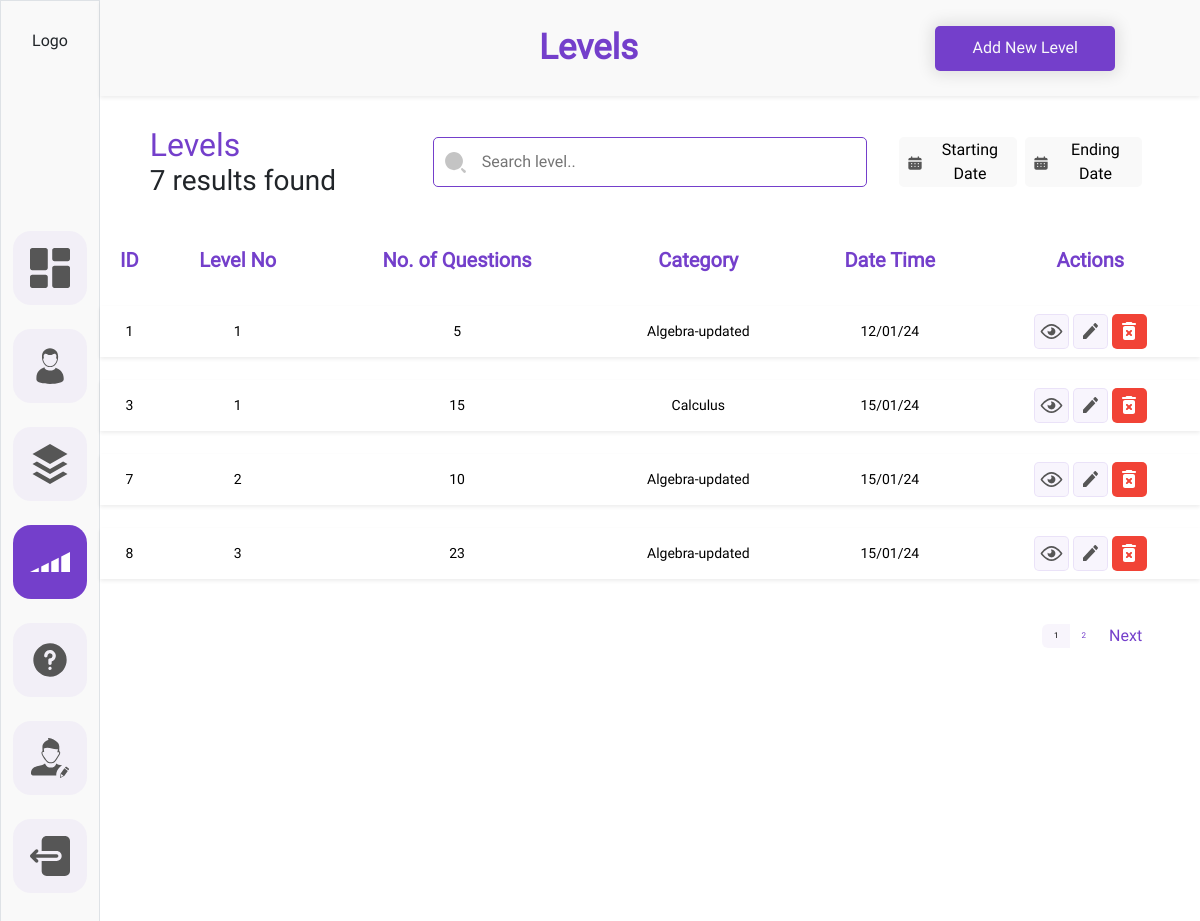
The app's page /myadmin/levels/ (signed in), older data.
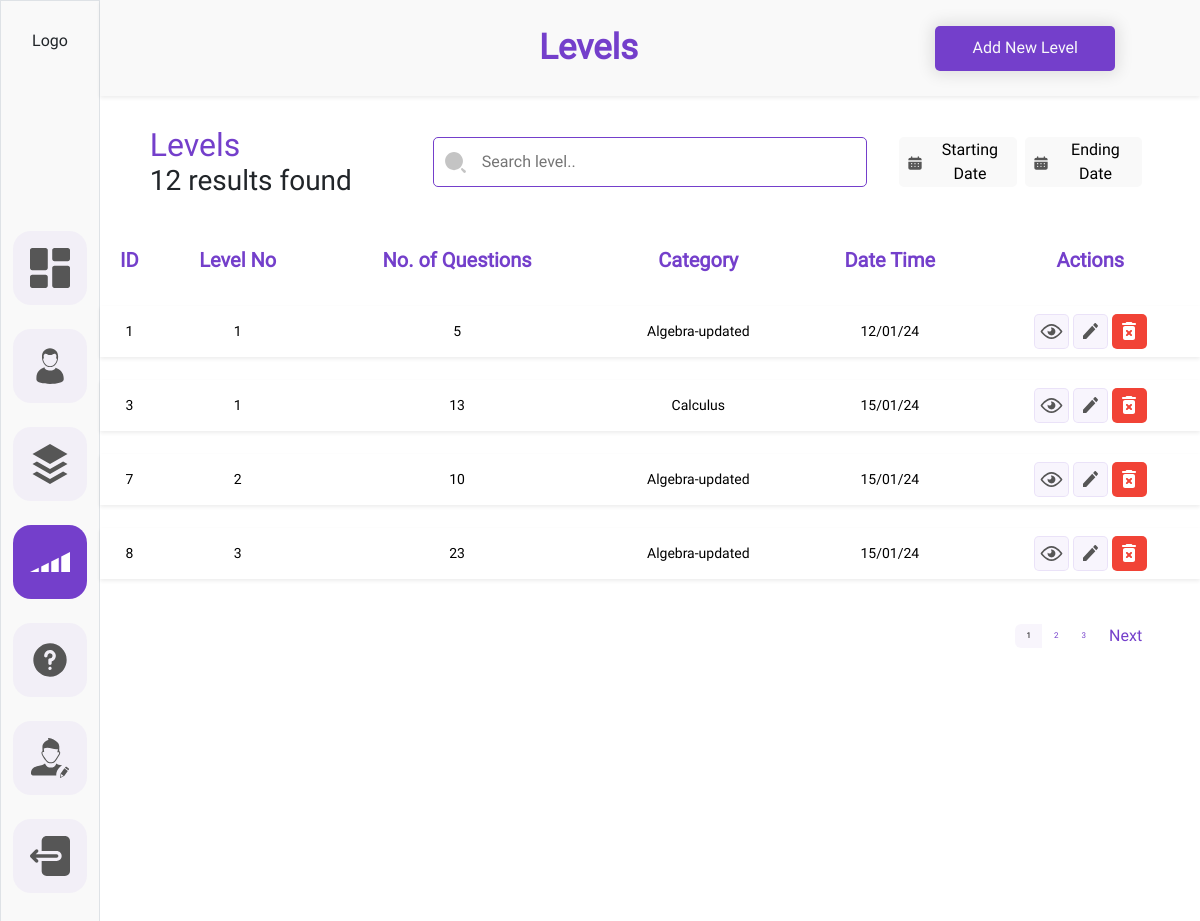
The same page, newer data.
### adminDashboard/models.py (models this page shows, shortened)
class Level(BaseModel):
    level_no = models.IntegerField()
    number_of_questions = models.IntegerField()
    level_category = models.ForeignKey(Category,on_delete=models.CASCADE)
    class Meta:
        unique_together = ('level_no', 'level_category')

class Category(BaseModel):
    category_title = models.CharField(max_length=CharFieldSizes.XXX_LARGE)
    category_description = models.TextField()
    category_image = models.ImageField(upload_to='category_images')
    def __str__(self):
        return self.category_title

### adminDashboard/views.py (the view)
# urls.py: path('levels/', views.levels, name='levels'),
@login_required(login_url='admin-login')
def levels(request):
    context={
        'startdate': request.GET.get('startdate',None),
        'enddate': request.GET.get('enddate',None),
        'seachbar': request.GET.get('search-bar',None),
        'records' : Level.objects.all(),
        'records_count' : Level.objects.all().count,
        'levelno': request.GET.get('levelno',None)
    }
    if context['startdate'] and context['enddate']:
        context['records'] = context['records'].filter(created_at__range=(context['startdate'], context['enddate']))
    elif context['startdate']:
        context['records'] = context['records'].filter(created_at__gte=context['startdate'])
    elif context['enddate']:
        context['records'] = context['records'].filter(created_at__lte=context['enddate'])
    if context['seachbar']:
        context['records'] = context['records'].filter(Q(level_no__icontains=context['seachbar']) | Q(number_of_questions__icontains=context['seachbar']))
    paginator = Paginator(context['records'],4)
    page = request.GET.get('page')
    try:
        records_within_range = paginator.page(page)
    except PageNotAnInteger:
        records_within_range = paginator.page(1)
    except EmptyPage:
        records_within_range = paginator.page(paginator.num_pages)
    level_count = context['records'].count()
    context['records']= records_within_range
    context['level_count'] = level_count
    return render(request,'admin_dashboard/level.html' ,context)

### templates/admin_dashboard/level.html (shortened to what the changed rows need)
{% load static %}
<!DOCTYPE html>
<html lang="en">
<head>
    <link
    href="https://cdn.jsdelivr.net/npm/bootstrap@5.3.2/dist/css/bootstrap.min.css"
    rel="stylesheet"
  />
  <link rel="stylesheet" href="{% static 'admin_dashboard/css/common.css'%}">
  <link rel="stylesheet" href="{% static 'admin_dashboard/css/category.css'%}">
  <link rel="stylesheet" href="{% static 'admin_dashboard/css/users.css'%}">
</head>
<body>
    <div class="container-fluid">
        <div class="row ">
            <div class="col-11 h-100">
                <div class="row p-2 bg-sidebar shadow-sm heading-container-height">
                    <div class="col-6 d-flex justify-content-end align-items-center ">
                        <div class= "">
                            <h1 class="dashboard__heading m-0">Levels</h1>
                        </div>
                    </div>
                </div>
                <form id="searchForm" action="{% url 'levels'%}" method='GET'>
                <div class="row justify-content-center margintop gap-2">
                  <div class="col-3">
                    <div class="">
                      <div class="d-flex flex-column">
                        <div class="">
                          <h2 class="user-title m-0 p-0">Levels</h2>
                        </div>
                        <div>
                          <h3 class="user-title-desc m-0 p-0">{{records_count }} results found</h3>
                        </div>
                      </div>
                    </div>
                  </div>
                </div>
              </form>
                <div class="row justify-content-center mt-3">
                    <div class="col p-0">
                        <div class="">
                            <div class="">
                                <table class="table table-hover table-borderless">
                                    <thead>
                                        <tr>
                                          <th class="table-head">ID</th>
                                          <th class="table-head">Level No</th>
                                          <th class="table-head">No. of Questions</th>
                                          <th class="table-head">Category</th>
                                          <th class="table-head">Date Time</th>
                                          <th class="table-head">Actions</th>
                                        </tr>
                                      </thead>
                                      <tbody>
                                        {% if records %}
                                        {% for record  in records %}
                                        <tr class="tr shadow-sm ">
                                          <td>{{record.id}}</td>
                                          <td>{{record.level_no}}</td>
                                          <td>{{record.number_of_questions}}</td>
                                          <td>{{record.level_category}}</td>
                                          <td>{{record.created_at|date:"d/m/y"}}</td>
                                          <td>
                                            <div class="d-flex justify-content-center align-items-center gap-1">
                                                <div class="">
                                                    <a class="action-btns action-btns-view" href="{% url 'level-details' pk=record.id%}">
                                                    </a>
                                                </div>
                                                <div class="">
                                                    <a class="action-btns action-btns-view" href="{% url 'level-update' pk=record.id%}">
                                                    </a>
                                                </div>
                                                <div class="">
                                                    <a class="action-btns action-btns-remove" href="#" onclick=deleterecord({{record.id}}) data-bs-toggle="modal" data-bs-target="#user-successfully-delet-modal">
                                                    </a>
                                                </div>
                                            </div>
                                          </td>
                                        </tr>
                                        {% endfor %}
                                        {% endif %}
                                      </tbody>
                                  </table>
                            </div>
                        </div>
                    </div>
                </div>
            <div class="row justify-content-center">
              <div class="col-11 d-flex justify-content-end p-0">
                <nav aria-label="Page navigation example">
                  <ul class="pagination justify-content-end">
                    {% for page_num in records.paginator.page_range %}
                    <li class="page-item  d-flex justify-content-center align-items-center">
                      <a class="page-link border-0 {% if records.number == page_num %} custom_active {% endif %}" href="?page={{ page_num }}">{{ page_num }}</a>
                    </li>
                    {% endfor %}
                  </ul>
                </nav>
              </div>
            </div>
            </div>
        </div>
    </div>
</body>
</html>

Row changes from the older to the newer data that the page shows:
changed Level "Calculus": number_of_questions "15" → "13"
Text that changed along with them:
{{ records_count }}: "7" → "12"
new list line: "3"
